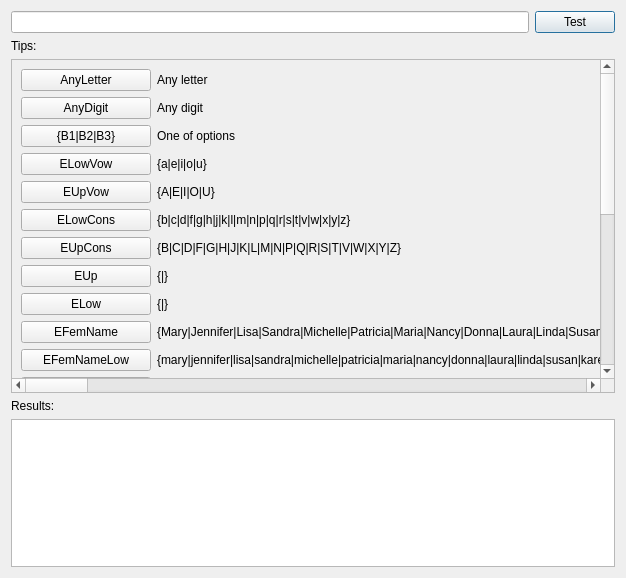
<?xml version="1.0" encoding="UTF-8"?>
<ui version="4.0">
 <class>VocabularyTest</class>
 <widget class="QDialog" name="VocabularyTest">
  <property name="geometry">
   <rect>
    <x>0</x>
    <y>0</y>
    <width>626</width>
    <height>578</height>
   </rect>
  </property>
  <property name="windowTitle">
   <string>Generate Lines</string>
  </property>
  <layout class="QVBoxLayout" name="verticalLayout">
   <item>
    <layout class="QHBoxLayout" name="horizontalLayout">
     <item>
      <widget class="QLineEdit" name="lineEdit"/>
     </item>
     <item>
      <widget class="QPushButton" name="TestButton">
       <property name="text">
        <string>Test</string>
       </property>
       <property name="icon">
        <iconset resource="engine.qrc">
         <normaloff>:/engine/images/at_sign.png</normaloff>:/engine/images/at_sign.png</iconset>
       </property>
       <property name="iconSize">
        <size>
         <width>18</width>
         <height>18</height>
        </size>
       </property>
      </widget>
     </item>
    </layout>
   </item>
   <item>
    <widget class="QLabel" name="label_18">
     <property name="text">
      <string>Tips:</string>
     </property>
    </widget>
   </item>
   <item>
    <widget class="QScrollArea" name="scrollArea">
     <property name="widgetResizable">
      <bool>true</bool>
     </property>
     <widget class="QWidget" name="scrollAreaWidgetContents">
      <property name="geometry">
       <rect>
        <x>0</x>
        <y>0</y>
        <width>7094</width>
        <height>934</height>
       </rect>
      </property>
      <layout class="QHBoxLayout" name="horizontalLayout_2">
       <item>
        <layout class="QFormLayout" name="formLayout">
         <property name="fieldGrowthPolicy">
          <enum>QFormLayout::AllNonFixedFieldsGrow</enum>
         </property>
         <item row="0" column="0">
          <widget class="QPushButton" name="pushButton">
           <property name="minimumSize">
            <size>
             <width>130</width>
             <height>0</height>
            </size>
           </property>
           <property name="maximumSize">
            <size>
             <width>130</width>
             <height>16777215</height>
            </size>
           </property>
           <property name="text">
            <string>AnyLetter</string>
           </property>
          </widget>
         </item>
         <item row="0" column="1">
          <widget class="QLabel" name="label">
           <property name="text">
            <string>Any letter</string>
           </property>
          </widget>
         </item>
         <item row="1" column="0">
          <widget class="QPushButton" name="pushButton_5">
           <property name="minimumSize">
            <size>
             <width>130</width>
             <height>0</height>
            </size>
           </property>
           <property name="maximumSize">
            <size>
             <width>130</width>
             <height>16777215</height>
            </size>
           </property>
           <property name="text">
            <string>AnyDigit</string>
           </property>
          </widget>
         </item>
         <item row="1" column="1">
          <widget class="QLabel" name="label_2">
           <property name="text">
            <string>Any digit</string>
           </property>
          </widget>
         </item>
         <item row="2" column="0">
          <widget class="QPushButton" name="pushButton_6">
           <property name="minimumSize">
            <size>
             <width>130</width>
             <height>0</height>
            </size>
           </property>
           <property name="maximumSize">
            <size>
             <width>130</width>
             <height>16777215</height>
            </size>
           </property>
           <property name="text">
            <string>{B1|B2|B3}</string>
           </property>
          </widget>
         </item>
         <item row="2" column="1">
          <widget class="QLabel" name="label_3">
           <property name="text">
            <string>One of options</string>
           </property>
          </widget>
         </item>
         <item row="3" column="0">
          <widget class="QPushButton" name="pushButton_7">
           <property name="minimumSize">
            <size>
             <width>130</width>
             <height>0</height>
            </size>
           </property>
           <property name="maximumSize">
            <size>
             <width>130</width>
             <height>16777215</height>
            </size>
           </property>
           <property name="text">
            <string>ELowVow</string>
           </property>
          </widget>
         </item>
         <item row="3" column="1">
          <widget class="QLabel" name="label_4">
           <property name="text">
            <string>{a|e|i|o|u}</string>
           </property>
          </widget>
         </item>
         <item row="4" column="0">
          <widget class="QPushButton" name="pushButton_8">
           <property name="minimumSize">
            <size>
             <width>130</width>
             <height>0</height>
            </size>
           </property>
           <property name="maximumSize">
            <size>
             <width>130</width>
             <height>16777215</height>
            </size>
           </property>
           <property name="text">
            <string>EUpVow</string>
           </property>
          </widget>
         </item>
         <item row="4" column="1">
          <widget class="QLabel" name="label_5">
           <property name="text">
            <string>{A|E|I|O|U}</string>
           </property>
          </widget>
         </item>
         <item row="5" column="0">
          <widget class="QPushButton" name="pushButton_9">
           <property name="minimumSize">
            <size>
             <width>130</width>
             <height>0</height>
            </size>
           </property>
           <property name="maximumSize">
            <size>
             <width>130</width>
             <height>16777215</height>
            </size>
           </property>
           <property name="text">
            <string>ELowCons</string>
           </property>
          </widget>
         </item>
         <item row="5" column="1">
          <widget class="QLabel" name="label_6">
           <property name="text">
            <string>{b|c|d|f|g|h|j|k|l|m|n|p|q|r|s|t|v|w|x|y|z}</string>
           </property>
          </widget>
         </item>
         <item row="6" column="0">
          <widget class="QPushButton" name="pushButton_16">
           <property name="minimumSize">
            <size>
             <width>130</width>
             <height>0</height>
            </size>
           </property>
           <property name="maximumSize">
            <size>
             <width>130</width>
             <height>16777215</height>
            </size>
           </property>
           <property name="text">
            <string>EUpCons</string>
           </property>
          </widget>
         </item>
         <item row="6" column="1">
          <widget class="QLabel" name="label_7">
           <property name="text">
            <string>{B|C|D|F|G|H|J|K|L|M|N|P|Q|R|S|T|V|W|X|Y|Z}</string>
           </property>
          </widget>
         </item>
         <item row="7" column="0">
          <widget class="QPushButton" name="pushButton_15">
           <property name="minimumSize">
            <size>
             <width>130</width>
             <height>0</height>
            </size>
           </property>
           <property name="maximumSize">
            <size>
             <width>130</width>
             <height>16777215</height>
            </size>
           </property>
           <property name="text">
            <string>EUp</string>
           </property>
          </widget>
         </item>
         <item row="7" column="1">
          <widget class="QLabel" name="label_8">
           <property name="text">
            <string>{&lt;EUpVow&gt;|&lt;EUpCons&gt;}</string>
           </property>
          </widget>
         </item>
         <item row="8" column="0">
          <widget class="QPushButton" name="pushButton_14">
           <property name="minimumSize">
            <size>
             <width>130</width>
             <height>0</height>
            </size>
           </property>
           <property name="maximumSize">
            <size>
             <width>130</width>
             <height>16777215</height>
            </size>
           </property>
           <property name="text">
            <string>ELow</string>
           </property>
          </widget>
         </item>
         <item row="8" column="1">
          <widget class="QLabel" name="label_9">
           <property name="text">
            <string>{&lt;ELowVow&gt;|&lt;ELowCons&gt;}</string>
           </property>
          </widget>
         </item>
         <item row="9" column="0">
          <widget class="QPushButton" name="pushButton_13">
           <property name="minimumSize">
            <size>
             <width>130</width>
             <height>0</height>
            </size>
           </property>
           <property name="maximumSize">
            <size>
             <width>130</width>
             <height>16777215</height>
            </size>
           </property>
           <property name="text">
            <string>EFemName</string>
           </property>
          </widget>
         </item>
         <item row="9" column="1">
          <widget class="QLabel" name="label_10">
           <property name="text">
            <string>{Mary|Jennifer|Lisa|Sandra|Michelle|Patricia|Maria|Nancy|Donna|Laura|Linda|Susan|Karen|Carol|Sarah|Barbara|Margaret|Betty|Ruth|Kimberly|Elizabeth|Dorothy|Helen|Sharon|Deborah}</string>
           </property>
          </widget>
         </item>
         <item row="10" column="0">
          <widget class="QPushButton" name="pushButton_12">
           <property name="minimumSize">
            <size>
             <width>130</width>
             <height>0</height>
            </size>
           </property>
           <property name="maximumSize">
            <size>
             <width>130</width>
             <height>16777215</height>
            </size>
           </property>
           <property name="text">
            <string>EFemNameLow</string>
           </property>
          </widget>
         </item>
         <item row="10" column="1">
          <widget class="QLabel" name="label_11">
           <property name="text">
            <string>{mary|jennifer|lisa|sandra|michelle|patricia|maria|nancy|donna|laura|linda|susan|karen|carol|sarah|barbara|margaret|betty|ruth|kimberly|elizabeth|dorothy|helen|sharon|deborah}</string>
           </property>
          </widget>
         </item>
         <item row="11" column="0">
          <widget class="QPushButton" name="pushButton_11">
           <property name="minimumSize">
            <size>
             <width>130</width>
             <height>0</height>
            </size>
           </property>
           <property name="maximumSize">
            <size>
             <width>130</width>
             <height>16777215</height>
            </size>
           </property>
           <property name="text">
            <string>EMaleName</string>
           </property>
          </widget>
         </item>
         <item row="11" column="1">
          <widget class="QLabel" name="label_12">
           <property name="text">
            <string>{James|David|Christopher|George|Ronald|John|Richard|Daniel|Kenneth|Anthony|Robert|Charles|Paul|Steven|Kevin|Michael|Joseph|Mark|Edward|Jason|William|Thomas|Donald|Brian|Jeff}</string>
           </property>
          </widget>
         </item>
         <item row="12" column="0">
          <widget class="QPushButton" name="pushButton_10">
           <property name="minimumSize">
            <size>
             <width>130</width>
             <height>0</height>
            </size>
           </property>
           <property name="maximumSize">
            <size>
             <width>130</width>
             <height>16777215</height>
            </size>
           </property>
           <property name="text">
            <string>EMaleNameLow</string>
           </property>
          </widget>
         </item>
         <item row="12" column="1">
          <widget class="QLabel" name="label_13">
           <property name="text">
            <string>{james|david|christopher|george|ronald|john|richard|daniel|kenneth|anthony|robert|charles|paul|steven|kevin|michael|joseph|mark|edward|jason|william|thomas|donald|brian|jeff}</string>
           </property>
          </widget>
         </item>
         <item row="13" column="0">
          <widget class="QPushButton" name="pushButton_17">
           <property name="minimumSize">
            <size>
             <width>130</width>
             <height>0</height>
            </size>
           </property>
           <property name="maximumSize">
            <size>
             <width>130</width>
             <height>16777215</height>
            </size>
           </property>
           <property name="text">
            <string>ESurname</string>
           </property>
          </widget>
         </item>
         <item row="13" column="1">
          <widget class="QLabel" name="label_14">
           <property name="text">
            <string>{Smith|Anderson|Clark|Wright|Mitchell|Johnson|Thomas|Rodriguez|Lopez|Perez|Williams|Jackson|Lewis|Hill|Roberts|Jones|White|Lee|Scott|Turner|Brown|Harris|Walker|Green|Phillips|Davis|Martin|Hall|Adams|Campbell|Miller|Thompson|Allen|Baker|Parker|Wilson|Garcia|Young|Gonzalez|Evans|Moore|Martinez|Hernandez|Nelson|Edwards|Taylor|Robinson|King|Carter|Collins}</string>
           </property>
          </widget>
         </item>
         <item row="14" column="0">
          <widget class="QPushButton" name="pushButton_20">
           <property name="minimumSize">
            <size>
             <width>130</width>
             <height>0</height>
            </size>
           </property>
           <property name="maximumSize">
            <size>
             <width>130</width>
             <height>16777215</height>
            </size>
           </property>
           <property name="text">
            <string>ESurnameLow</string>
           </property>
          </widget>
         </item>
         <item row="14" column="1">
          <widget class="QLabel" name="label_17">
           <property name="text">
            <string>{smith|anderson|clark|wright|mitchell|johnson|thomas|rodriguez|lopez|perez|williams|jackson|lewis|hill|roberts|jones|white|lee|scott|turner|brown|harris|walker|green|phillips|davis|martin|hall|adams|campbell|miller|thompson|allen|baker|parker|wilson|garcia|young|gonzalez|evans|moore|martinez|hernandez|nelson|edwards|taylor|robinson|king|carter|collins}</string>
           </property>
          </widget>
         </item>
         <item row="15" column="0">
          <widget class="QPushButton" name="pushButton_2">
           <property name="minimumSize">
            <size>
             <width>130</width>
             <height>0</height>
            </size>
           </property>
           <property name="maximumSize">
            <size>
             <width>130</width>
             <height>16777215</height>
            </size>
           </property>
           <property name="text">
            <string>RFemName</string>
           </property>
          </widget>
         </item>
         <item row="15" column="1">
          <widget class="QLabel" name="label_20">
           <property name="text">
            <string>{Александра|Саша|Анастасия|Анна|Аня|Валентина|Валя|Валерия|Лера|Вера|Виктория|Вика|Галина|Галя|Дарья|Даша|Дашка|Евгения|Женя|Екатерина|Катя|Кейт|Елена|Лена|Ленка|Инна|Кира|Лариса|Леся|Людмила|Марина|Маша|Надежда|Надя|Наталья|Наташа|Натали|Нина|Оксана|Ольга|Оля|Светлана|Света|Юлия|Юля|Яна}</string>
           </property>
          </widget>
         </item>
         <item row="16" column="0">
          <widget class="QPushButton" name="pushButton_3">
           <property name="minimumSize">
            <size>
             <width>130</width>
             <height>0</height>
            </size>
           </property>
           <property name="maximumSize">
            <size>
             <width>130</width>
             <height>16777215</height>
            </size>
           </property>
           <property name="text">
            <string>TFemName</string>
           </property>
          </widget>
         </item>
         <item row="17" column="0">
          <widget class="QPushButton" name="pushButton_4">
           <property name="minimumSize">
            <size>
             <width>130</width>
             <height>0</height>
            </size>
           </property>
           <property name="maximumSize">
            <size>
             <width>130</width>
             <height>16777215</height>
            </size>
           </property>
           <property name="text">
            <string>RMaleName</string>
           </property>
          </widget>
         </item>
         <item row="18" column="0">
          <widget class="QPushButton" name="pushButton_21">
           <property name="minimumSize">
            <size>
             <width>130</width>
             <height>0</height>
            </size>
           </property>
           <property name="maximumSize">
            <size>
             <width>130</width>
             <height>16777215</height>
            </size>
           </property>
           <property name="text">
            <string>TMaleName</string>
           </property>
          </widget>
         </item>
         <item row="19" column="0">
          <widget class="QPushButton" name="pushButton_22">
           <property name="minimumSize">
            <size>
             <width>130</width>
             <height>0</height>
            </size>
           </property>
           <property name="maximumSize">
            <size>
             <width>130</width>
             <height>16777215</height>
            </size>
           </property>
           <property name="text">
            <string>RSurname</string>
           </property>
          </widget>
         </item>
         <item row="20" column="0">
          <widget class="QPushButton" name="pushButton_23">
           <property name="minimumSize">
            <size>
             <width>130</width>
             <height>0</height>
            </size>
           </property>
           <property name="maximumSize">
            <size>
             <width>130</width>
             <height>16777215</height>
            </size>
           </property>
           <property name="text">
            <string>TSurname</string>
           </property>
          </widget>
         </item>
         <item row="21" column="0">
          <widget class="QPushButton" name="pushButton_19">
           <property name="minimumSize">
            <size>
             <width>130</width>
             <height>0</height>
            </size>
           </property>
           <property name="maximumSize">
            <size>
             <width>130</width>
             <height>16777215</height>
            </size>
           </property>
           <property name="text">
            <string>Birth</string>
           </property>
          </widget>
         </item>
         <item row="21" column="1">
          <widget class="QLabel" name="label_15">
           <property name="text">
            <string>19{6|7|8}?</string>
           </property>
          </widget>
         </item>
         <item row="22" column="0">
          <widget class="QPushButton" name="pushButton_18">
           <property name="minimumSize">
            <size>
             <width>130</width>
             <height>0</height>
            </size>
           </property>
           <property name="maximumSize">
            <size>
             <width>130</width>
             <height>16777215</height>
            </size>
           </property>
           <property name="text">
            <string>Numbers</string>
           </property>
          </widget>
         </item>
         <item row="22" column="1">
          <widget class="QLabel" name="label_16">
           <property name="text">
            <string>{2000|2010|2011|2012|99|9|100}</string>
           </property>
          </widget>
         </item>
         <item row="16" column="1">
          <widget class="QLabel" name="label_21">
           <property name="text">
            <string>{aleksandra|sasha|anastasija|anna|anja|valentina|valja|valerija|lera|vera|viktorija|vika|galina|galja|darja|dasha|dashka|evgenija|zhenja|ekaterina|katja|kejt|elena|lena|lenka|inna|kira|larisa|lesja|ljudmila|marina|masha|nadezhda|nadja|natalja|natasha|natali|nina|oksana|olga|olja|svetlana|sveta|julija|julja|jana}</string>
           </property>
          </widget>
         </item>
         <item row="17" column="1">
          <widget class="QLabel" name="label_22">
           <property name="text">
            <string>{Александр|Саня|Саша|Алексей|Леша|Леха|Анатолий|Толя|Толик|Андрей|Антон|Артем|Артур|Богдан|Борис|Боря|Вадим|Вадик|Валентин|Валик|Валерий|Василий|Вася|Виктор|Виталий|Виталик|Владимир|Вова|Владислав|Влад|Вячеслав|Слава|Геннадий|Гена|Григорий|Гриша|Денис|Дмитрий|Дима|Евгений|Женя|Иван|Ваня|Игорь|Илья|Константин|Костя|Леонид|Максим|Макс|Михаил|Миша|Никита|Николай|Коля|Олег|Павел|Паша|Петр|Петя|Роман|Рома|Руслан|Тарас|Юрий|Юра}</string>
           </property>
          </widget>
         </item>
         <item row="18" column="1">
          <widget class="QLabel" name="label_23">
           <property name="text">
            <string>{aleksandr|sanja|sasha|aleksej|lesha|leha|anatolij|tolja|tolik|andrej|anton|artem|artur|bogdan|boris|borja|vadim|vadik|valentin|valik|valerij|vasilij|vasja|viktor|vitalij|vitalik|vladimir|vova|vladislav|vlad|vjacheslav|slava|gennadij|gena|grigorij|grisha|denis|dmitrij|dima|evgenij|zhenja|ivan|vanja|igor|ilja|konstantin|kostja|leonid|maksim|maks|mihail|misha|nikita|nikolaj|kolja|oleg|pavel|pasha|petr|petja|roman|roma|ruslan|taras|jurij|jura}</string>
           </property>
          </widget>
         </item>
         <item row="19" column="1">
          <widget class="QLabel" name="label_24">
           <property name="text">
            <string>{Иванов|Смирнов|Васильев|Смирнов|Кузнецов|Попов|Васильев|Петров|Соколов|Михайлов|Новиков|Федоров|Морозов|Волков|Алексеев|Лебедев|Семенов|Егоров|Павлов|Козлов|Степанов|Николаев|Орлов|Андреев|Макаров|Никитин|Захаров|Зайцев|Соловьев|Борисов|Яковлев|Григорьев|Романов|Воробьев|Сергеев|Кузьмин|Фролов|Александров|Дмитриев|Королев|Гусев|Киселев|Максимов|Поляков|Сорокин|Виноградов|Ковалев|Белов|Медведев|Антонов|Тарасов|Жуков|Баранов|Филиппов|Комаров|Давыдов|Беляев|Герасимов|Богданов|Осипов|Сидоров|Матвеев|Титов|Марков|Миронов|Крылов|Куликов|Карпов|Власов|Мельников|Денисов|Гаврилов|Тихонов|Казаков|Афанасьев|Данилов|Савельев|Тимофеев|Фомин|Чернов|Абрамов|Мартынов|Ефимов|Федотов|Щербаков|Назаров|Калинин|Исаев|Чернышев|Быков|Маслов|Родионов|Коновалов|Лазарев|Воронин|Климов|Филатов|Пономарев|Голубев|Кудрявцев|Прохоров}</string>
           </property>
          </widget>
         </item>
         <item row="20" column="1">
          <widget class="QLabel" name="label_25">
           <property name="text">
            <string>{ivanov|smirnov|vasilev|smirnov|kuznecov|popov|vasilev|petrov|sokolov|mihajlov|novikov|fedorov|morozov|volkov|alekseev|lebedev|semenov|egorov|pavlov|kozlov|stepanov|nikolaev|orlov|andreev|makarov|nikitin|zaharov|zajcev|solovev|borisov|jakovlev|grigorev|romanov|vorobev|sergeev|kuzmin|frolov|aleksandrov|dmitriev|korolev|gusev|kiselev|maksimov|poljakov|sorokin|vinogradov|kovalev|belov|medvedev|antonov|tarasov|zhukov|baranov|filippov|komarov|davydov|beljaev|gerasimov|bogdanov|osipov|sidorov|matveev|titov|markov|mironov|krylov|kulikov|karpov|vlasov|melnikov|denisov|gavrilov|tihonov|kazakov|afanasev|danilov|savelev|timofeev|fomin|chernov|abramov|martynov|efimov|fedotov|werbakov|nazarov|kalinin|isaev|chernyshev|bykov|maslov|rodionov|konovalov|lazarev|voronin|klimov|filatov|ponomarev|golubev|kudrjavcev|prohorov}</string>
           </property>
          </widget>
         </item>
        </layout>
       </item>
      </layout>
     </widget>
    </widget>
   </item>
   <item>
    <widget class="QLabel" name="label_19">
     <property name="text">
      <string>Results:</string>
     </property>
    </widget>
   </item>
   <item>
    <widget class="QPlainTextEdit" name="plainTextEdit">
     <property name="maximumSize">
      <size>
       <width>16777215</width>
       <height>150</height>
      </size>
     </property>
     <property name="readOnly">
      <bool>true</bool>
     </property>
    </widget>
   </item>
  </layout>
 </widget>
 <resources>
  <include location="engine.qrc"/>
 </resources>
 <connections/>
</ui>
